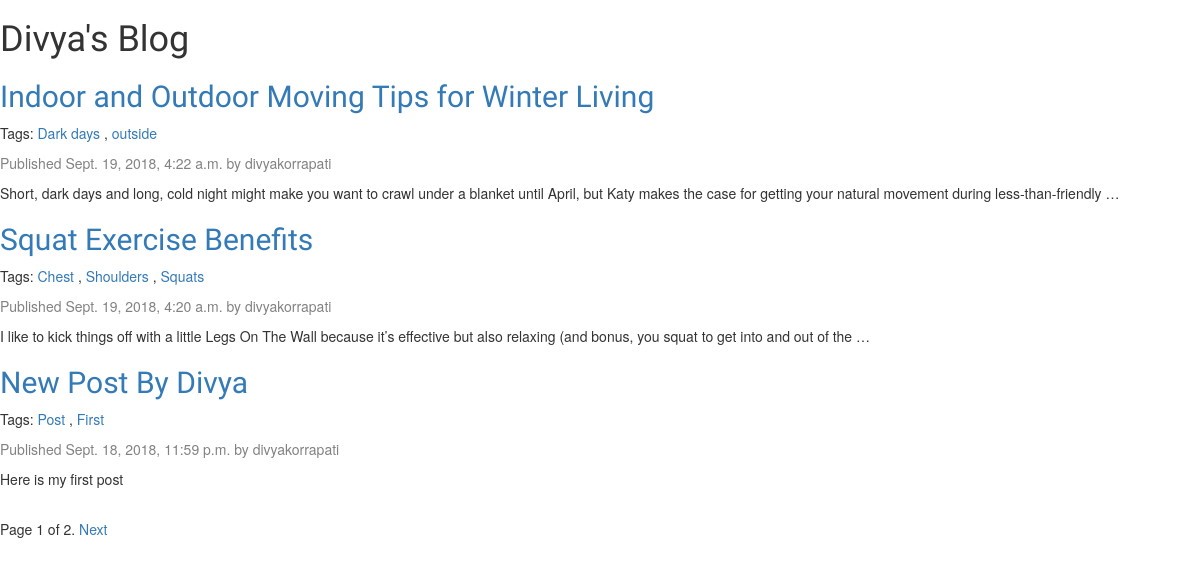
The page / on the database its author committed.
### blog/models.py (models this page shows, shortened)
class Post(models.Model):
    STATUS_CHOICES = (
        ('draft', 'Draft'),
        ('published', 'Published'),
    )
    title = models.CharField(max_length=250)
    slug = models.SlugField(max_length=250,
                            unique_for_date='publish')
    author = models.ForeignKey(User,
                               on_delete=models.CASCADE,
                               related_name='blog_posts')
    body = models.TextField()
    publish = models.DateTimeField(default=timezone.now)
    created = models.DateTimeField(auto_now_add=True)
    updated = models.DateTimeField(auto_now=True)
    status = models.CharField(max_length=10,
                              choices=STATUS_CHOICES,
                              default='draft')
    objects = models.Manager()  # The default manager.
    published = PublishedManager()  # Our custom manager.
    tags = TaggableManager()
    class Meta:
        ordering = ('-publish',)
    def get_absolute_url(self):
        return reverse('blog:post_detail',
                       args=[self.publish.year,
                             self.publish.month,
                             self.publish.day,
                             self.slug])

### blog/views.py (the view)
# urls.py: path('', views.post_list, name='post_list'),
def post_list(request, tag_slug=None):
    object_list = Post.published.all()
    tag = None
    if tag_slug:
        tag = get_object_or_404(Tag, slug=tag_slug)
        object_list = object_list.filter(tags__in=[tag])
    paginator = Paginator(object_list, 3)  # 3 posts in each page
    page = request.GET.get('page')
    try:
        posts = paginator.page(page)
    except PageNotAnInteger:
        posts = paginator.page(1)
    except EmptyPage:
        posts = paginator.page(paginator.num_pages)
    return render(request,
                  'blog/post/list.html',
                  {'page': page,
                   'posts': posts,
                   'tag': tag})

### blog/models.py (called while the page is built)
    def get_queryset(self):
        return super(PublishedManager, self).get_queryset().filter(status='published')

### blog/templates/blog/post/list.html (shortened to what this page needs)
{% extends "blog/base.html" %}
{% block content %}
  <h1>Divya's Blog</h1>
  {% for post in posts %}
    <h2>
      <a href="{{ post.get_absolute_url }}">
        {{ post.title }}
      </a>
    </h2>
      <p class="tags">
      Tags:
      {% for tag in post.tags.all %}
        <a href="{% url "blog:post_list_by_tag" tag.slug %}">
          {{ tag.name }}
        </a>
        {% if not forloop.last %}, {% endif %}
      {% endfor %}
    </p>
    <p class="date">
      Published {{ post.publish }} by {{ post.author }}
    </p>
    {{ post.body|truncatewords:30|linebreaks }}
  {% endfor %}
  {% include "pagination.html" with page=posts %}
{% endblock %}

### blog/static/css/blog.css (style rules this page uses)
h1, h2, h3, h4 { font-family: 'Lobster', cursive; }
.date { color: #828282; }

### rows shown on the page
Post: title "Indoor and Outdoor Moving Tips for Winter Living", publish "Sept. 19, 2018, 4:22 a.m.", author "divyakorrapati", body "Short, dark days and long, cold night might make you want to crawl under a blanket until April, but Katy makes the case for getting your natural movement during less-than-friendly …"
Tag: name "Dark days"
Tag: name "outside"
Post: title "Squat Exercise Benefits", publish "Sept. 19, 2018, 4:20 a.m.", author "divyakorrapati", body "I like to kick things off with a little Legs On The Wall because it’s effective but also relaxing (and bonus, you squat to get into and out of the …"
Tag: name "Chest"
Tag: name "Shoulders"
Tag: name "Squats"
Post: title "New Post By Divya", publish "Sept. 18, 2018, 11:59 p.m.", author "divyakorrapati", body "Here is my first post"
Tag: name "Post"
Tag: name "First"

### other values the page prints
{{ page.number }} "1"
{{ page.paginator.num_pages }} "2"
